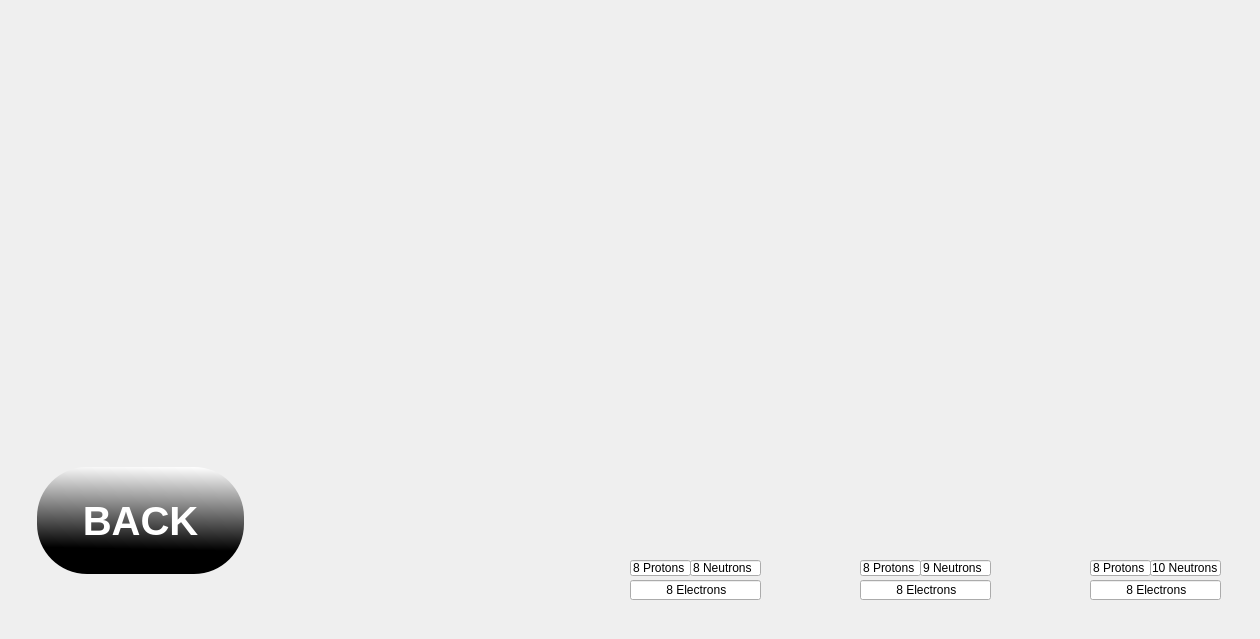
    <widget class="QWidget" name="page_51">
     <widget class="QLabel" name="label_27">
      <property name="geometry">
       <rect>
        <x>0</x>
        <y>0</y>
        <width>1250</width>
        <height>630</height>
       </rect>
      </property>
      <property name="text">
       <string/>
      </property>
     </widget>
     <widget class="QLabel" name="label_28">
      <property name="geometry">
       <rect>
        <x>0</x>
        <y>0</y>
        <width>591</width>
        <height>351</height>
       </rect>
      </property>
      <property name="text">
       <string/>
      </property>
      <property name="pixmap">
       <pixmap resource="icon.qrc">:/sos/sos/l.jpeg</pixmap>
      </property>
      <property name="scaledContents">
       <bool>true</bool>
      </property>
     </widget>
     <widget class="QLabel" name="label_29">
      <property name="geometry">
       <rect>
        <x>590</x>
        <y>0</y>
        <width>661</width>
        <height>361</height>
       </rect>
      </property>
      <property name="text">
       <string/>
      </property>
      <property name="pixmap">
       <pixmap resource="icon.qrc">:/sos/sos/j.jpeg</pixmap>
      </property>
      <property name="scaledContents">
       <bool>true</bool>
      </property>
     </widget>
     <widget class="QLabel" name="label_30">
      <property name="geometry">
       <rect>
        <x>590</x>
        <y>360</y>
        <width>651</width>
        <height>241</height>
       </rect>
      </property>
      <property name="text">
       <string/>
      </property>
      <property name="pixmap">
       <pixmap resource="icon.qrc">:/sos/sos/k.jpeg</pixmap>
      </property>
      <property name="scaledContents">
       <bool>true</bool>
      </property>
     </widget>
     <widget class="QLabel" name="label_31">
      <property name="geometry">
       <rect>
        <x>590</x>
        <y>556</y>
        <width>651</width>
        <height>51</height>
       </rect>
      </property>
      <property name="text">
       <string/>
      </property>
     </widget>
     <widget class="QPushButton" name="O_back_push_8">
      <property name="geometry">
       <rect>
        <x>30</x>
        <y>460</y>
        <width>221</width>
        <height>121</height>
       </rect>
      </property>
      <property name="font">
       <font>
        <pointsize>30</pointsize>
        <italic>false</italic>
        <bold>true</bold>
       </font>
      </property>
      <property name="autoFillBackground">
       <bool>false</bool>
      </property>
      <property name="styleSheet">
       <string notr="true">QPushButton
{
border:none;
color:white;
	
	
	background-color: qlineargradient(spread:pad, x1:0.8, y1:0.78, x2:0.83, y2:0, stop:0 rgba(0, 0, 0, 255), stop:1 rgba(255, 255, 255, 255));
border-radius:50px;
margin:7px;

}
QPushButton:pressed
{
	
	background-color: qlineargradient(spread:pad, x1:0.518232, y1:0.349, x2:0.515022, y2:0.938, stop:0 rgba(0, 0, 0, 255), stop:1 rgba(255, 255, 255, 255));
}</string>
      </property>
      <property name="text">
       <string>BACK</string>
      </property>
     </widget>
     <widget class="QLineEdit" name="lineEdit">
      <property name="geometry">
       <rect>
        <x>630</x>
        <y>560</y>
        <width>61</width>
        <height>16</height>
       </rect>
      </property>
      <property name="styleSheet">
       <string notr="true">color:black;</string>
      </property>
      <property name="text">
       <string>8 Protons</string>
      </property>
     </widget>
     <widget class="QLineEdit" name="lineEdit_2">
      <property name="geometry">
       <rect>
        <x>690</x>
        <y>560</y>
        <width>71</width>
        <height>16</height>
       </rect>
      </property>
      <property name="styleSheet">
       <string notr="true">color:black;</string>
      </property>
      <property name="text">
       <string>8 Neutrons</string>
      </property>
     </widget>
     <widget class="QLineEdit" name="lineEdit_3">
      <property name="geometry">
       <rect>
        <x>630</x>
        <y>580</y>
        <width>131</width>
        <height>20</height>
       </rect>
      </property>
      <property name="styleSheet">
       <string notr="true">color:black;</string>
      </property>
      <property name="text">
       <string>          8 Electrons</string>
      </property>
     </widget>
     <widget class="QLineEdit" name="lineEdit_4">
      <property name="geometry">
       <rect>
        <x>860</x>
        <y>580</y>
        <width>131</width>
        <height>20</height>
       </rect>
      </property>
      <property name="styleSheet">
       <string notr="true">color:black;</string>
      </property>
      <property name="text">
       <string>          8 Electrons</string>
      </property>
     </widget>
     <widget class="QLineEdit" name="lineEdit_5">
      <property name="geometry">
       <rect>
        <x>920</x>
        <y>560</y>
        <width>71</width>
        <height>16</height>
       </rect>
      </property>
      <property name="styleSheet">
       <string notr="true">color:black;</string>
      </property>
      <property name="text">
       <string>9 Neutrons</string>
      </property>
     </widget>
     <widget class="QLineEdit" name="lineEdit_6">
      <property name="geometry">
       <rect>
        <x>860</x>
        <y>560</y>
        <width>61</width>
        <height>16</height>
       </rect>
      </property>
      <property name="styleSheet">
       <string notr="true">color:black;</string>
      </property>
      <property name="text">
       <string>8 Protons</string>
      </property>
     </widget>
     <widget class="QLineEdit" name="lineEdit_7">
      <property name="geometry">
       <rect>
        <x>1090</x>
        <y>580</y>
        <width>131</width>
        <height>20</height>
       </rect>
      </property>
      <property name="styleSheet">
       <string notr="true">color:black;</string>
      </property>
      <property name="text">
       <string>          8 Electrons</string>
      </property>
     </widget>
     <widget class="QLineEdit" name="lineEdit_8">
      <property name="geometry">
       <rect>
        <x>1150</x>
        <y>560</y>
        <width>71</width>
        <height>16</height>
       </rect>
      </property>
      <property name="styleSheet">
       <string notr="true">color:black;</string>
      </property>
      <property name="text">
       <string>10 Neutrons</string>
      </property>
     </widget>
     <widget class="QLineEdit" name="lineEdit_9">
      <property name="geometry">
       <rect>
        <x>1090</x>
        <y>560</y>
        <width>61</width>
        <height>16</height>
       </rect>
      </property>
      <property name="styleSheet">
       <string notr="true">color:black;</string>
      </property>
      <property name="text">
       <string>8 Protons</string>
      </property>
     </widget>
     <widget class="QLabel" name="label_32">
      <property name="geometry">
       <rect>
        <x>250</x>
        <y>360</y>
        <width>341</width>
        <height>251</height>
       </rect>
      </property>
      <property name="text">
       <string/>
      </property>
      <property name="pixmap">
       <pixmap resource="icon.qrc">:/sos/sos/360_F_246181699_yiMVPhxsmHjrUmgAG39SpbsUujQ2axAP.jpg</pixmap>
      </property>
      <property name="scaledContents">
       <bool>true</bool>
      </property>
     </widget>
    </widget>
